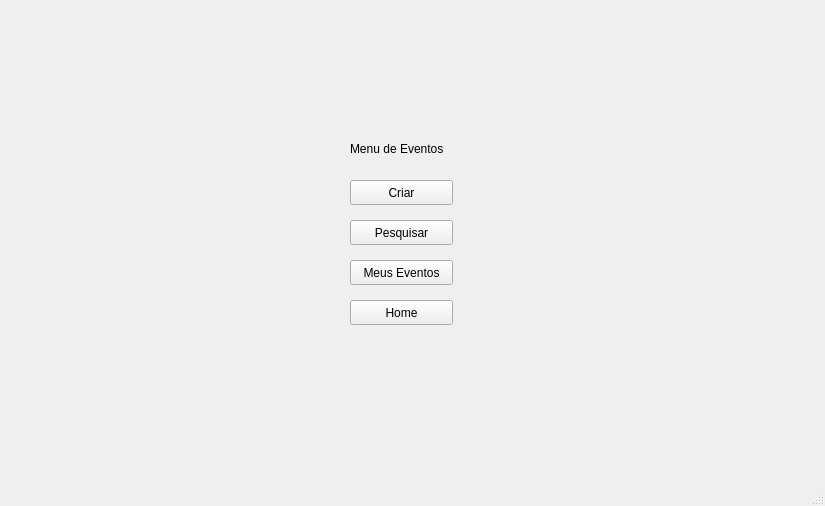
<?xml version="1.0" encoding="UTF-8"?>
<ui version="4.0">
 <class>viewEventos</class>
 <widget class="QMainWindow" name="viewEventos">
  <property name="geometry">
   <rect>
    <x>0</x>
    <y>0</y>
    <width>825</width>
    <height>506</height>
   </rect>
  </property>
  <property name="windowTitle">
   <string>Switch Dreams</string>
  </property>
  <widget class="QWidget" name="centralwidget">
   <widget class="QStackedWidget" name="stackedWidget">
    <property name="geometry">
     <rect>
      <x>10</x>
      <y>10</y>
      <width>761</width>
      <height>461</height>
     </rect>
    </property>
    <property name="currentIndex">
     <number>0</number>
    </property>
    <widget class="QWidget" name="page">
     <widget class="QPushButton" name="btnHome">
      <property name="geometry">
       <rect>
        <x>340</x>
        <y>290</y>
        <width>103</width>
        <height>25</height>
       </rect>
      </property>
      <property name="text">
       <string>Home</string>
      </property>
     </widget>
     <widget class="QLabel" name="label">
      <property name="geometry">
       <rect>
        <x>340</x>
        <y>130</y>
        <width>191</width>
        <height>17</height>
       </rect>
      </property>
      <property name="text">
       <string>Menu de Eventos</string>
      </property>
     </widget>
     <widget class="QPushButton" name="btnCriar">
      <property name="geometry">
       <rect>
        <x>340</x>
        <y>170</y>
        <width>103</width>
        <height>25</height>
       </rect>
      </property>
      <property name="text">
       <string>Criar</string>
      </property>
     </widget>
     <widget class="QPushButton" name="btnPesquisar">
      <property name="geometry">
       <rect>
        <x>340</x>
        <y>210</y>
        <width>103</width>
        <height>25</height>
       </rect>
      </property>
      <property name="text">
       <string>Pesquisar</string>
      </property>
     </widget>
     <widget class="QPushButton" name="btnMeusEventos">
      <property name="geometry">
       <rect>
        <x>340</x>
        <y>250</y>
        <width>103</width>
        <height>25</height>
       </rect>
      </property>
      <property name="text">
       <string>Meus Eventos</string>
      </property>
     </widget>
    </widget>
    <widget class="QWidget" name="page_2">
     <widget class="QLabel" name="label_2">
      <property name="geometry">
       <rect>
        <x>310</x>
        <y>0</y>
        <width>141</width>
        <height>17</height>
       </rect>
      </property>
      <property name="text">
       <string>Pesquisa de Evento</string>
      </property>
     </widget>
     <widget class="QTableWidget" name="tableEventos">
      <property name="geometry">
       <rect>
        <x>60</x>
        <y>80</y>
        <width>701</width>
        <height>331</height>
       </rect>
      </property>
      <column>
       <property name="text">
        <string>Código</string>
       </property>
      </column>
      <column>
       <property name="text">
        <string>Nome</string>
       </property>
      </column>
      <column>
       <property name="text">
        <string>Cidade</string>
       </property>
      </column>
      <column>
       <property name="text">
        <string>Estado</string>
       </property>
      </column>
      <column>
       <property name="text">
        <string>Classe</string>
       </property>
      </column>
      <column>
       <property name="text">
        <string>Faixa Etária</string>
       </property>
      </column>
      <column>
       <property name="text">
        <string>Apresentações</string>
       </property>
      </column>
     </widget>
     <widget class="QWidget" name="layoutWidget">
      <property name="geometry">
       <rect>
        <x>110</x>
        <y>20</y>
        <width>591</width>
        <height>51</height>
       </rect>
      </property>
      <layout class="QGridLayout" name="gridLayout">
       <item row="0" column="1">
        <widget class="QLabel" name="labelEstado">
         <property name="text">
          <string>Estado</string>
         </property>
        </widget>
       </item>
       <item row="1" column="4">
        <widget class="QPushButton" name="btnPesquisarReal">
         <property name="text">
          <string>Pesquisar</string>
         </property>
        </widget>
       </item>
       <item row="1" column="3">
        <widget class="QDateEdit" name="dateFim">
         <property name="dateTime">
          <datetime>
           <hour>0</hour>
           <minute>0</minute>
           <second>0</second>
           <year>2019</year>
           <month>1</month>
           <day>1</day>
          </datetime>
         </property>
         <property name="displayFormat">
          <string>dd/MM/yy</string>
         </property>
         <property name="date">
          <date>
           <year>2019</year>
           <month>1</month>
           <day>1</day>
          </date>
         </property>
        </widget>
       </item>
       <item row="0" column="0">
        <widget class="QLabel" name="labelCidade">
         <property name="text">
          <string>Cidade</string>
         </property>
        </widget>
       </item>
       <item row="1" column="0">
        <widget class="QLineEdit" name="lineCidade"/>
       </item>
       <item row="0" column="2">
        <widget class="QLabel" name="labelDateInicio">
         <property name="text">
          <string>Data Início</string>
         </property>
        </widget>
       </item>
       <item row="1" column="2">
        <widget class="QDateEdit" name="dateInicio">
         <property name="displayFormat">
          <string>dd/MM/yy</string>
         </property>
         <property name="date">
          <date>
           <year>2019</year>
           <month>1</month>
           <day>1</day>
          </date>
         </property>
        </widget>
       </item>
       <item row="0" column="3">
        <widget class="QLabel" name="labelDateFim">
         <property name="text">
          <string>Data Fim</string>
         </property>
        </widget>
       </item>
       <item row="1" column="1">
        <widget class="QLineEdit" name="lineEstado"/>
       </item>
      </layout>
     </widget>
     <widget class="QPushButton" name="btnHome_2">
      <property name="geometry">
       <rect>
        <x>660</x>
        <y>420</y>
        <width>89</width>
        <height>25</height>
       </rect>
      </property>
      <property name="text">
       <string>Home</string>
      </property>
     </widget>
    </widget>
    <widget class="QWidget" name="page_3">
     <widget class="QPushButton" name="btnCriarEvento">
      <property name="geometry">
       <rect>
        <x>430</x>
        <y>330</y>
        <width>89</width>
        <height>25</height>
       </rect>
      </property>
      <property name="text">
       <string>Criar</string>
      </property>
     </widget>
     <widget class="QLabel" name="label_9">
      <property name="geometry">
       <rect>
        <x>350</x>
        <y>70</y>
        <width>101</width>
        <height>17</height>
       </rect>
      </property>
      <property name="text">
       <string>Criar Eventos</string>
      </property>
     </widget>
     <widget class="QWidget" name="layoutWidget">
      <property name="geometry">
       <rect>
        <x>260</x>
        <y>110</y>
        <width>279</width>
        <height>212</height>
       </rect>
      </property>
      <layout class="QGridLayout" name="gridLayout_2">
       <item row="0" column="0">
        <widget class="QLabel" name="label_3">
         <property name="text">
          <string>Código</string>
         </property>
        </widget>
       </item>
       <item row="0" column="1">
        <widget class="QLabel" name="helpCodigo">
         <property name="minimumSize">
          <size>
           <width>30</width>
           <height>30</height>
          </size>
         </property>
         <property name="text">
          <string/>
         </property>
        </widget>
       </item>
       <item row="0" column="2">
        <widget class="QLineEdit" name="clineCodigo"/>
       </item>
       <item row="0" column="3">
        <widget class="QLabel" name="checkCodigo">
         <property name="text">
          <string/>
         </property>
        </widget>
       </item>
       <item row="1" column="0">
        <widget class="QLabel" name="label_4">
         <property name="text">
          <string>Nome</string>
         </property>
        </widget>
       </item>
       <item row="1" column="1">
        <widget class="QLabel" name="helpNome">
         <property name="minimumSize">
          <size>
           <width>30</width>
           <height>30</height>
          </size>
         </property>
         <property name="text">
          <string/>
         </property>
        </widget>
       </item>
       <item row="1" column="2">
        <widget class="QLineEdit" name="clineNome"/>
       </item>
       <item row="1" column="3">
        <widget class="QLabel" name="checkNome">
         <property name="text">
          <string/>
         </property>
        </widget>
       </item>
       <item row="2" column="0">
        <widget class="QLabel" name="label_5">
         <property name="text">
          <string>Cidade</string>
         </property>
        </widget>
       </item>
       <item row="2" column="1">
        <widget class="QLabel" name="helpCidade">
         <property name="minimumSize">
          <size>
           <width>30</width>
           <height>30</height>
          </size>
         </property>
         <property name="text">
          <string/>
         </property>
        </widget>
       </item>
       <item row="2" column="2">
        <widget class="QLineEdit" name="clineCidade"/>
       </item>
       <item row="2" column="3">
        <widget class="QLabel" name="checkCidade">
         <property name="text">
          <string/>
         </property>
        </widget>
       </item>
       <item row="3" column="0">
        <widget class="QLabel" name="label_6">
         <property name="text">
          <string>Estado</string>
         </property>
        </widget>
       </item>
       <item row="3" column="1">
        <widget class="QLabel" name="helpEstado">
         <property name="minimumSize">
          <size>
           <width>30</width>
           <height>30</height>
          </size>
         </property>
         <property name="text">
          <string/>
         </property>
        </widget>
       </item>
       <item row="3" column="2">
        <widget class="QLineEdit" name="clineEstado"/>
       </item>
       <item row="3" column="3">
        <widget class="QLabel" name="checkEstado">
         <property name="text">
          <string/>
         </property>
        </widget>
       </item>
       <item row="4" column="0">
        <widget class="QLabel" name="label_7">
         <property name="text">
          <string>Classe</string>
         </property>
        </widget>
       </item>
       <item row="4" column="1">
        <widget class="QLabel" name="helpClasse">
         <property name="minimumSize">
          <size>
           <width>30</width>
           <height>30</height>
          </size>
         </property>
         <property name="text">
          <string/>
         </property>
        </widget>
       </item>
       <item row="4" column="2">
        <widget class="QLineEdit" name="clineClasse"/>
       </item>
       <item row="4" column="3">
        <widget class="QLabel" name="checkClasse">
         <property name="text">
          <string/>
         </property>
        </widget>
       </item>
       <item row="5" column="0">
        <widget class="QLabel" name="label_8">
         <property name="text">
          <string>Faixa Etaria</string>
         </property>
        </widget>
       </item>
       <item row="5" column="1">
        <widget class="QLabel" name="helpFaixa">
         <property name="minimumSize">
          <size>
           <width>30</width>
           <height>30</height>
          </size>
         </property>
         <property name="text">
          <string/>
         </property>
        </widget>
       </item>
       <item row="5" column="2">
        <widget class="QLineEdit" name="clineFaixa"/>
       </item>
       <item row="5" column="3">
        <widget class="QLabel" name="checkFaixa">
         <property name="text">
          <string/>
         </property>
        </widget>
       </item>
      </layout>
     </widget>
     <widget class="QPushButton" name="pushButton">
      <property name="geometry">
       <rect>
        <x>270</x>
        <y>330</y>
        <width>89</width>
        <height>25</height>
       </rect>
      </property>
      <property name="text">
       <string>Menu</string>
      </property>
     </widget>
    </widget>
    <widget class="QWidget" name="page_4">
     <widget class="QLabel" name="label_10">
      <property name="geometry">
       <rect>
        <x>320</x>
        <y>50</y>
        <width>171</width>
        <height>17</height>
       </rect>
      </property>
      <property name="text">
       <string>Adicionar Apresentação</string>
      </property>
     </widget>
     <widget class="QPushButton" name="btnAdicionarApr">
      <property name="geometry">
       <rect>
        <x>240</x>
        <y>320</y>
        <width>89</width>
        <height>25</height>
       </rect>
      </property>
      <property name="text">
       <string>Adicionar +</string>
      </property>
     </widget>
     <widget class="QPushButton" name="btnConcluirApr">
      <property name="geometry">
       <rect>
        <x>360</x>
        <y>320</y>
        <width>89</width>
        <height>25</height>
       </rect>
      </property>
      <property name="styleSheet">
       <string notr="true"/>
      </property>
      <property name="text">
       <string>Concluir</string>
      </property>
     </widget>
     <widget class="QWidget" name="layoutWidget">
      <property name="geometry">
       <rect>
        <x>250</x>
        <y>90</y>
        <width>307</width>
        <height>212</height>
       </rect>
      </property>
      <layout class="QGridLayout" name="gridLayout_3">
       <item row="0" column="0">
        <widget class="QLabel" name="label_11">
         <property name="text">
          <string>Código</string>
         </property>
        </widget>
       </item>
       <item row="0" column="1">
        <widget class="QLabel" name="aprHelpCodigo">
         <property name="minimumSize">
          <size>
           <width>30</width>
           <height>30</height>
          </size>
         </property>
         <property name="text">
          <string/>
         </property>
        </widget>
       </item>
       <item row="0" column="2">
        <widget class="QLineEdit" name="alineCodigo"/>
       </item>
       <item row="0" column="3">
        <widget class="QLabel" name="aprCheckCod">
         <property name="text">
          <string/>
         </property>
        </widget>
       </item>
       <item row="1" column="0">
        <widget class="QLabel" name="label_12">
         <property name="text">
          <string>Data</string>
         </property>
        </widget>
       </item>
       <item row="1" column="1">
        <widget class="QLabel" name="aprHelpData">
         <property name="minimumSize">
          <size>
           <width>30</width>
           <height>30</height>
          </size>
         </property>
         <property name="text">
          <string/>
         </property>
        </widget>
       </item>
       <item row="1" column="2">
        <widget class="QDateEdit" name="alineData">
         <property name="displayFormat">
          <string>dd/MM/yy</string>
         </property>
        </widget>
       </item>
       <item row="1" column="3">
        <widget class="QLabel" name="aprCheckData">
         <property name="text">
          <string/>
         </property>
        </widget>
       </item>
       <item row="2" column="0">
        <widget class="QLabel" name="label_13">
         <property name="text">
          <string>Horário</string>
         </property>
        </widget>
       </item>
       <item row="2" column="1">
        <widget class="QLabel" name="aprHelpHorario">
         <property name="minimumSize">
          <size>
           <width>30</width>
           <height>30</height>
          </size>
         </property>
         <property name="text">
          <string/>
         </property>
        </widget>
       </item>
       <item row="2" column="2">
        <widget class="QTimeEdit" name="alineHorario"/>
       </item>
       <item row="2" column="3">
        <widget class="QLabel" name="aprCheckHor">
         <property name="text">
          <string/>
         </property>
        </widget>
       </item>
       <item row="3" column="0">
        <widget class="QLabel" name="label_14">
         <property name="text">
          <string>Preço</string>
         </property>
        </widget>
       </item>
       <item row="3" column="1">
        <widget class="QLabel" name="aprHelpPreco">
         <property name="minimumSize">
          <size>
           <width>30</width>
           <height>30</height>
          </size>
         </property>
         <property name="text">
          <string/>
         </property>
        </widget>
       </item>
       <item row="3" column="2">
        <widget class="QLineEdit" name="alinePreco"/>
       </item>
       <item row="3" column="3">
        <widget class="QLabel" name="aprCheckPreco">
         <property name="text">
          <string/>
         </property>
        </widget>
       </item>
       <item row="4" column="0">
        <widget class="QLabel" name="label_15">
         <property name="text">
          <string>Sala</string>
         </property>
        </widget>
       </item>
       <item row="4" column="1">
        <widget class="QLabel" name="aprHelpSala">
         <property name="minimumSize">
          <size>
           <width>30</width>
           <height>30</height>
          </size>
         </property>
         <property name="text">
          <string/>
         </property>
        </widget>
       </item>
       <item row="4" column="2">
        <widget class="QLineEdit" name="alineSala"/>
       </item>
       <item row="4" column="3">
        <widget class="QLabel" name="aprCheckSala">
         <property name="text">
          <string/>
         </property>
        </widget>
       </item>
       <item row="5" column="0">
        <widget class="QLabel" name="label_16">
         <property name="text">
          <string>Disponibilidade</string>
         </property>
        </widget>
       </item>
       <item row="5" column="1">
        <widget class="QLabel" name="aprHelpDisp">
         <property name="minimumSize">
          <size>
           <width>30</width>
           <height>30</height>
          </size>
         </property>
         <property name="text">
          <string/>
         </property>
        </widget>
       </item>
       <item row="5" column="2">
        <widget class="QLineEdit" name="alineDisponibilidade"/>
       </item>
       <item row="5" column="3">
        <widget class="QLabel" name="aprCheckDisp">
         <property name="text">
          <string/>
         </property>
        </widget>
       </item>
      </layout>
     </widget>
     <widget class="QLabel" name="labelCreated">
      <property name="geometry">
       <rect>
        <x>230</x>
        <y>360</y>
        <width>441</width>
        <height>20</height>
       </rect>
      </property>
      <property name="text">
       <string>msg de criação de evento e apresentação</string>
      </property>
     </widget>
     <widget class="QPushButton" name="buttonHome">
      <property name="geometry">
       <rect>
        <x>470</x>
        <y>320</y>
        <width>89</width>
        <height>25</height>
       </rect>
      </property>
      <property name="text">
       <string>Menu</string>
      </property>
     </widget>
    </widget>
    <widget class="QWidget" name="page_5">
     <widget class="QTableWidget" name="tableApresentacao">
      <property name="geometry">
       <rect>
        <x>80</x>
        <y>30</y>
        <width>681</width>
        <height>331</height>
       </rect>
      </property>
      <attribute name="horizontalHeaderDefaultSectionSize">
       <number>112</number>
      </attribute>
      <column>
       <property name="text">
        <string>Código</string>
       </property>
      </column>
      <column>
       <property name="text">
        <string>Data</string>
       </property>
      </column>
      <column>
       <property name="text">
        <string>Horário</string>
       </property>
      </column>
      <column>
       <property name="text">
        <string>Preço</string>
       </property>
      </column>
      <column>
       <property name="text">
        <string>Sala</string>
       </property>
      </column>
      <column>
       <property name="text">
        <string>Disponibilidade</string>
       </property>
      </column>
     </widget>
     <widget class="QLabel" name="tituloApresentacao">
      <property name="geometry">
       <rect>
        <x>300</x>
        <y>0</y>
        <width>111</width>
        <height>20</height>
       </rect>
      </property>
      <property name="text">
       <string>Apresentações</string>
      </property>
     </widget>
     <widget class="QPushButton" name="btnMenu3">
      <property name="geometry">
       <rect>
        <x>660</x>
        <y>370</y>
        <width>89</width>
        <height>25</height>
       </rect>
      </property>
      <property name="text">
       <string>Voltar</string>
      </property>
     </widget>
    </widget>
    <widget class="QWidget" name="page_6">
     <widget class="QTableWidget" name="tableMeusEventos">
      <property name="geometry">
       <rect>
        <x>40</x>
        <y>30</y>
        <width>721</width>
        <height>341</height>
       </rect>
      </property>
      <attribute name="horizontalHeaderDefaultSectionSize">
       <number>90</number>
      </attribute>
      <column>
       <property name="text">
        <string>Código</string>
       </property>
      </column>
      <column>
       <property name="text">
        <string>Nome</string>
       </property>
      </column>
      <column>
       <property name="text">
        <string>Cidade</string>
       </property>
      </column>
      <column>
       <property name="text">
        <string>Estado</string>
       </property>
      </column>
      <column>
       <property name="text">
        <string>Classe</string>
       </property>
      </column>
      <column>
       <property name="text">
        <string>F.Etária</string>
       </property>
      </column>
      <column>
       <property name="text">
        <string>Editar</string>
       </property>
      </column>
      <column>
       <property name="text">
        <string>Remover</string>
       </property>
      </column>
     </widget>
     <widget class="QLabel" name="label_18">
      <property name="geometry">
       <rect>
        <x>330</x>
        <y>0</y>
        <width>101</width>
        <height>17</height>
       </rect>
      </property>
      <property name="text">
       <string>Meus Eventos</string>
      </property>
     </widget>
     <widget class="QPushButton" name="btnVoltar">
      <property name="geometry">
       <rect>
        <x>660</x>
        <y>390</y>
        <width>89</width>
        <height>25</height>
       </rect>
      </property>
      <property name="text">
       <string>Voltar</string>
      </property>
     </widget>
    </widget>
    <widget class="QWidget" name="page_7">
     <widget class="QLabel" name="label_17">
      <property name="geometry">
       <rect>
        <x>340</x>
        <y>80</y>
        <width>111</width>
        <height>17</height>
       </rect>
      </property>
      <property name="text">
       <string>Editar Eventos</string>
      </property>
     </widget>
     <widget class="QPushButton" name="btnEditar">
      <property name="geometry">
       <rect>
        <x>430</x>
        <y>290</y>
        <width>89</width>
        <height>25</height>
       </rect>
      </property>
      <property name="text">
       <string>Editar</string>
      </property>
     </widget>
     <widget class="QPushButton" name="pushButton_3">
      <property name="geometry">
       <rect>
        <x>270</x>
        <y>290</y>
        <width>89</width>
        <height>25</height>
       </rect>
      </property>
      <property name="text">
       <string>Voltar</string>
      </property>
     </widget>
     <widget class="QWidget" name="layoutWidget">
      <property name="geometry">
       <rect>
        <x>260</x>
        <y>130</y>
        <width>269</width>
        <height>151</height>
       </rect>
      </property>
      <layout class="QGridLayout" name="gridLayout_4">
       <item row="0" column="0">
        <widget class="QLabel" name="labelEditNome">
         <property name="text">
          <string>Nome</string>
         </property>
        </widget>
       </item>
       <item row="0" column="1">
        <widget class="QLabel" name="editHelpNome">
         <property name="minimumSize">
          <size>
           <width>20</width>
           <height>20</height>
          </size>
         </property>
         <property name="text">
          <string/>
         </property>
        </widget>
       </item>
       <item row="0" column="2">
        <widget class="QLineEdit" name="editLineNome"/>
       </item>
       <item row="0" column="3">
        <widget class="QLabel" name="editCheckNome">
         <property name="text">
          <string/>
         </property>
        </widget>
       </item>
       <item row="1" column="0">
        <widget class="QLabel" name="labelEditCidade">
         <property name="text">
          <string>Cidade</string>
         </property>
        </widget>
       </item>
       <item row="1" column="1">
        <widget class="QLabel" name="editHelpCidade">
         <property name="minimumSize">
          <size>
           <width>20</width>
           <height>20</height>
          </size>
         </property>
         <property name="text">
          <string/>
         </property>
        </widget>
       </item>
       <item row="1" column="2">
        <widget class="QLineEdit" name="editLineCid"/>
       </item>
       <item row="1" column="3">
        <widget class="QLabel" name="editCheckCidade">
         <property name="text">
          <string/>
         </property>
        </widget>
       </item>
       <item row="2" column="0">
        <widget class="QLabel" name="labelEditCidade_2">
         <property name="text">
          <string>Estado</string>
         </property>
        </widget>
       </item>
       <item row="2" column="1">
        <widget class="QLabel" name="editHelpEstado">
         <property name="minimumSize">
          <size>
           <width>20</width>
           <height>20</height>
          </size>
         </property>
         <property name="text">
          <string/>
         </property>
        </widget>
       </item>
       <item row="2" column="2">
        <widget class="QLineEdit" name="editLineEstado"/>
       </item>
       <item row="2" column="3">
        <widget class="QLabel" name="editCheckEstado">
         <property name="text">
          <string/>
         </property>
        </widget>
       </item>
       <item row="3" column="0">
        <widget class="QLabel" name="labelEditClasse">
         <property name="text">
          <string>Classe</string>
         </property>
        </widget>
       </item>
       <item row="3" column="1">
        <widget class="QLabel" name="editHelpClasse">
         <property name="minimumSize">
          <size>
           <width>20</width>
           <height>20</height>
          </size>
         </property>
         <property name="text">
          <string/>
         </property>
        </widget>
       </item>
       <item row="3" column="2">
        <widget class="QLineEdit" name="editLineClasse"/>
       </item>
       <item row="3" column="3">
        <widget class="QLabel" name="editCheckClasse">
         <property name="text">
          <string/>
         </property>
        </widget>
       </item>
       <item row="4" column="0">
        <widget class="QLabel" name="labelEditFaixa">
         <property name="text">
          <string>Faixa Etária</string>
         </property>
        </widget>
       </item>
       <item row="4" column="1">
        <widget class="QLabel" name="editHelpFaixa">
         <property name="minimumSize">
          <size>
           <width>20</width>
           <height>20</height>
          </size>
         </property>
         <property name="text">
          <string/>
         </property>
        </widget>
       </item>
       <item row="4" column="2">
        <widget class="QLineEdit" name="editLineFaixa"/>
       </item>
       <item row="4" column="3">
        <widget class="QLabel" name="editCheckFaixa">
         <property name="text">
          <string/>
         </property>
        </widget>
       </item>
      </layout>
     </widget>
    </widget>
   </widget>
  </widget>
  <widget class="QMenuBar" name="menubar">
   <property name="geometry">
    <rect>
     <x>0</x>
     <y>0</y>
     <width>825</width>
     <height>22</height>
    </rect>
   </property>
  </widget>
  <widget class="QStatusBar" name="statusbar"/>
 </widget>
 <resources/>
 <connections/>
</ui>
